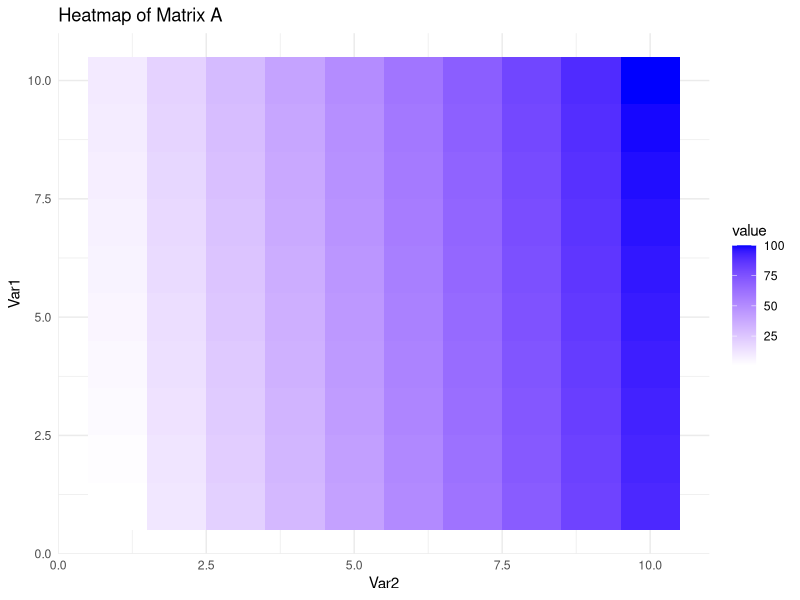
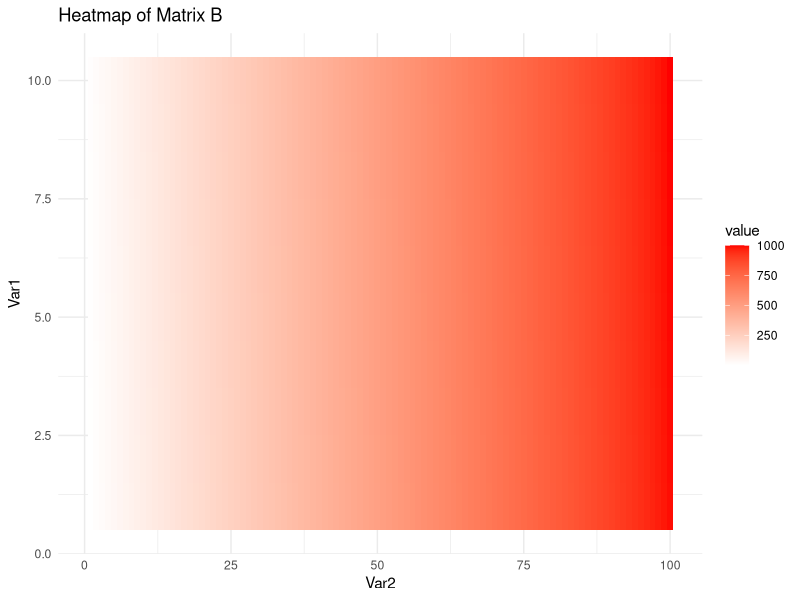

Write R code to recreate these figures, in order.
# Module 5
# Student: Sardys Avile-Martinez
# Assignment # 5

### Professor notes:
# Your Assignment:
#   Find the value of inverse of a matrix, determinant of a matrix by using the following values:
#   A=matrix(1:100, nrow=10)
#   B=matrix(1:1000, nrow=10)
#   Post your result and procedure you took on your blog.
#   A good start will be:
#     >A <- matrix(1:100, nrow=10)  
#   >B <- matrix(1:1000, nrow=10


# Step 1: Create Matrices

A <- matrix(1:100, nrow=10)  # 10x10 matrix
B <- matrix(1:1000, nrow=10) # 10x100 matrix

print(A)
print(B)

# ✔ A is square (10×10), so it might have an inverse.
# ❌ B is not square (10×100), so it cannot have an inverse

# Step 2: Check if A is invertible

det_A <- det(A)
print(det_A)

# If det_A = 0, then A has no inverse (it is singular).
# If det_A ≠ 0, then A has an inverse.

# Step 3: Find the Inverse of A (If Possible)
# I love functions and why not create a function that checks if a matrix has inverse or not equal to zero.

if (det_A != 0) {
  A_inv <- solve(A)
  print(A_inv)
} else {
  print("Matrix A is singular and has no inverse.")
}


# Step 4: Confirm B has no inverse

if (nrow(B) == ncol(B)) {
  print("B is square, checking determinant...")
  det_B <- det(B)
  print(det_B)
} else {
  print("Matrix B is not square and cannot have an inverse.")
}
#### spoiler: Since B is 10×100, it cannot be inverted.


# Now let's visualize because I love visuals and my professor too.

library(ggplot2)
library(reshape2)

# Prepare matrices for plotting
A_df <- melt(A)
B_df <- melt(B)


#According to https://getplace.io/blog/heat-maps-the-complete-guide, this type of visualization it the best to see the patterns
#on this type of matrices.

# Heatmaps visually highlight how values are distributed across the matrix.
# In Matrix A, values increase from left to right, with darker shades indicating higher values.
# This gradient effect makes it easy to spot trends without scanning raw numbers.

# Heatmap for A
ggplot(A_df, aes(Var2, Var1, fill=value)) +
  geom_tile() +
  scale_fill_gradient(low="white", high="blue") +
  ggtitle("Heatmap of Matrix A") +
  theme_minimal()



# Heatmap for B
ggplot(B_df, aes(Var2, Var1, fill=value)) +
  geom_tile() +
  scale_fill_gradient(low="white", high="red") +
  ggtitle("Heatmap of Matrix B") +
  theme_minimal()

# Interpreting the Heatmap for Matrix B
# Since B is 10×100 (more columns than rows), it has no inverse by definition.
# Matrix B is rectangular (10×100), meaning it has NO inverse.
#Heatmap Clue: A long horizontal shape suggests many more columns than rows.
